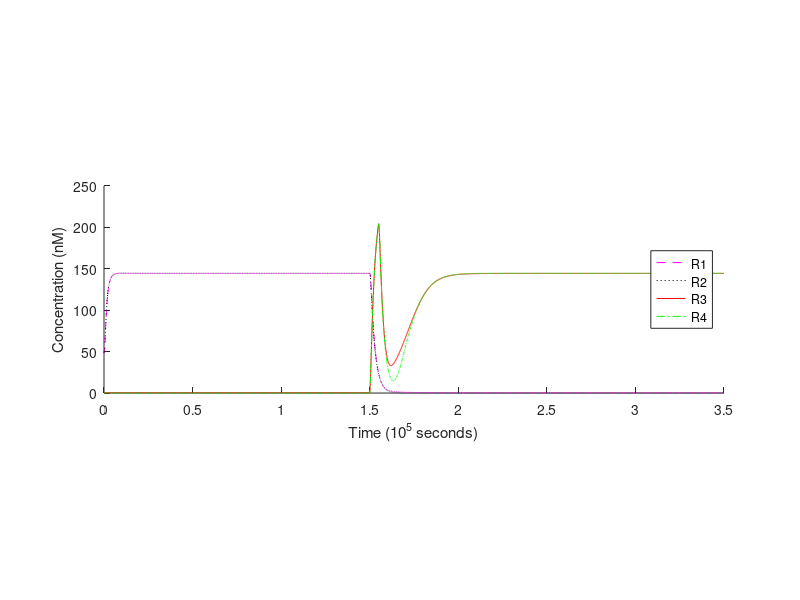
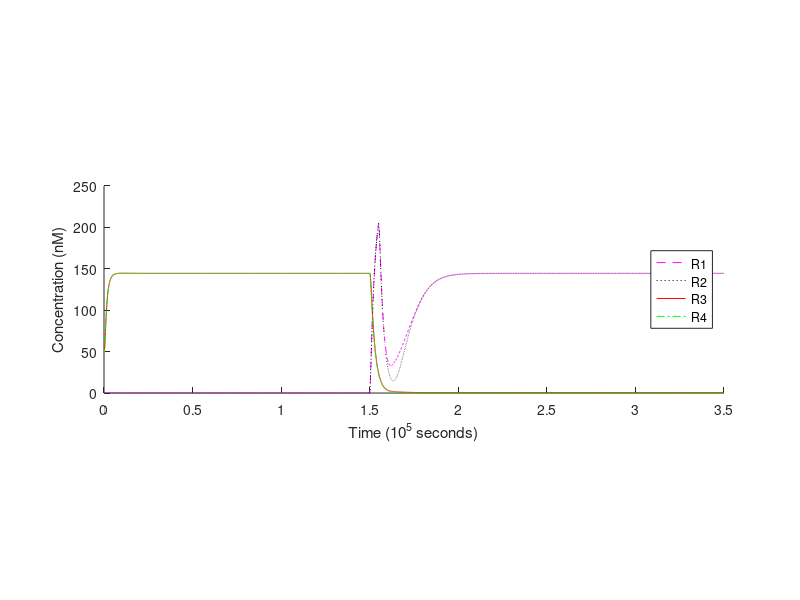
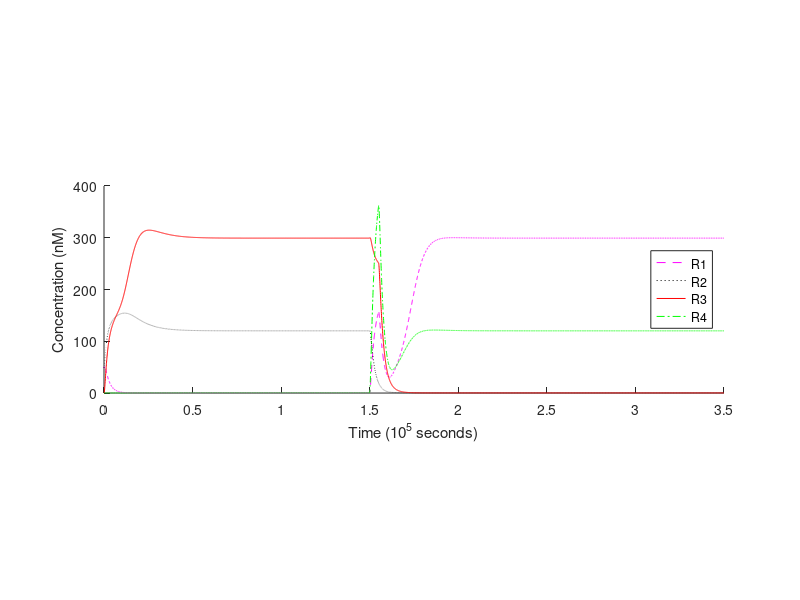
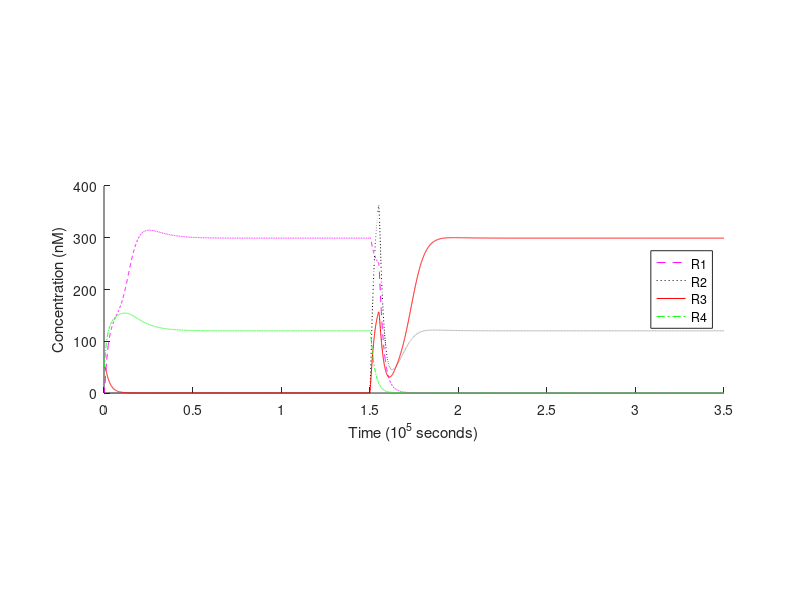

Write the MATLAB code that produced these figures, in order.
% ============================== OCTAVE SETUP ==================================
    clear;
    format long;


% ========================== MODEL REACTION RATES ==============================

    % translation rates (1/s)
    Kt_R1 = 6e-4;
    Kt_R2 = 6e-4;
    Kt_R3 = 6e-4;
    Kt_R4 = 6e-4;

    % mRNA degradation rates (1/s)
    Kd_mR1P1 = 2.5e-3;
    Kd_mR4P1 = 2.5e-3;
    Kd_mR2P2 = 2.5e-3;
    Kd_mR3P2 = 2.5e-3;
    Kd_mR1P3 = 2.5e-3;
    Kd_mR2P4 = 2.5e-3;
    Kd_mR3P5 = 2.5e-3;
    Kd_mR4P6 = 2.5e-3;

    % protein degradation rates (1/s)
    Kd_R1 = 4e-4;
    Kd_R2 = 4e-4;
    Kd_R3 = 4e-4;
    Kd_R4 = 4e-4;

    % maximum/unrepressed transcription rates (M/s)
    Kb_P1 = 4e-10;
    Kb_P2 = 4e-10;
    Kb_P3 = 4e-10;
    Kb_P4 = 4e-10;
    Kb_P5 = 4e-10;
    Kb_P6 = 4e-10;

    % basal/leakage transcription rates (M/s)
    Kc_P1 = 0;
    Kc_P2 = 0;
    Kc_P3 = 0;
    Kc_P4 = 0;
    Kc_P5 = 0;
    Kc_P6 = 0;

    % Hill coefficients (scalar)
    Na_P1 = 1.3;
    Na_P2 = 1.3;
    Nr_R2P1 = 1.3;
    Nr_R4P2 = 1.3;
    Nr_R3P3 = 1.3;
    Nr_R3P4 = 1.3;
    Nr_R4P4 = 1.3;
    Nr_R1P5 = 1.3;
    Nr_R1P6 = 1.3;
    Nr_R2P6 = 1.3;

    % Hill activation constants (M)
    Ka_P1 = 2e-8;
    Ka_P2 = 2e-8;

    % Hill repression constants (M)
    Kr_R2P1 = 6e-10;
    Kr_R4P2 = 6e-10;
    Kr_R3P3 = 6e-10;
    Kr_R3P4 = 6e-10;
    Kr_R4P4 = 6e-10;
    Kr_R1P5 = 6e-10;
    Kr_R1P6 = 6e-10;
    Kr_R2P6 = 6e-10;


% ============================ INPUT PARAMETERS ================================

    % time settings
    dt = 60;                     % 1 minute timesteps
    simulation = 0 : dt : 3.5e5; % simulation length control

    % input vector
    Is = zeros(1, length(simulation));

    % reaction initial conditions for each run
    multiI   = 1e-9 * [0.1, 0.1, 50, 50]; % constant input
    multiR12 = 1e-9 * [50 , 0  , 50, 0 ];
    multiR34 = 1e-9 * [0  , 50 , 0 , 50];

    % trigger hold & release times
    t_hold = 1.5e5 / dt;
    t_release = 1.55e5 / dt;

    % induced decrease in repressor binding affinity used to trigger the switch
    switch_trigger = 6e-10 - 4e-6;

    % save original Hill repression constants
    Kr_R2P1_ori = Kr_R2P1;
    Kr_R4P2_ori = Kr_R4P2;
    Kr_R3P3_ori = Kr_R3P3;
    Kr_R3P4_ori = Kr_R3P4;
    Kr_R4P4_ori = Kr_R4P4;
    Kr_R1P5_ori = Kr_R1P5;
    Kr_R1P6_ori = Kr_R1P6;
    Kr_R2P6_ori = Kr_R2P6;


% =============================== SIMULATION ===================================

    % for each set of parameters, make a simulation run and display its results
    for sim = 1 : length(multiI)

        % set initial state concentrations
        Is(:) = multiI(sim);
        R1 = multiR12(sim);
        R2 = multiR12(sim);
        R3 = multiR34(sim);
        R4 = multiR34(sim);
        mR1P1 = 0e-9;
        mR4P1 = 0e-9;
        mR2P2 = 0e-9;
        mR3P2 = 0e-9;
        mR1P3 = 0e-9;
        mR2P4 = 0e-9;
        mR3P5 = 0e-9;
        mR4P6 = 0e-9;

        % preallocate arrays to store concentrations over time
        R1s = zeros(1, length(simulation));
        R2s = zeros(1, length(simulation));
        R3s = zeros(1, length(simulation));
        R4s = zeros(1, length(simulation));

        % actual simulation
        for t = 1 : length(simulation)

            % store current state
            R1s(t) = R1;
            R2s(t) = R2;
            R3s(t) = R3;
            R4s(t) = R4;

            % change binding following hold or release of switch trigger
            if t >= t_hold && t <= t_release
                if sim == 1 || sim == 3
                    Kr_R1P5 = Kr_R1P5_ori + switch_trigger;
                    Kr_R1P6 = Kr_R1P6_ori + switch_trigger;
                    Kr_R2P1 = Kr_R2P1_ori + switch_trigger;
                    Kr_R2P6 = Kr_R2P6_ori + switch_trigger;
                elseif sim == 2 || sim == 4
                    Kr_R3P3 = Kr_R3P3_ori + switch_trigger;
                    Kr_R3P4 = Kr_R3P4_ori + switch_trigger;
                    Kr_R4P2 = Kr_R4P2_ori + switch_trigger;
                    Kr_R4P4 = Kr_R4P4_ori + switch_trigger;
                endif
            else
                Kr_R2P1 = Kr_R2P1_ori;
                Kr_R4P2 = Kr_R4P2_ori;
                Kr_R3P3 = Kr_R3P3_ori;
                Kr_R3P4 = Kr_R3P4_ori;
                Kr_R4P4 = Kr_R4P4_ori;
                Kr_R1P5 = Kr_R1P5_ori;
                Kr_R1P6 = Kr_R1P6_ori;
                Kr_R2P6 = Kr_R2P6_ori;
            endif

            % common subexpression optimization (used below)
            IsP1 = Is(t)^Na_P1;
            activationP1 = IsP1 / (Ka_P1^Na_P1 + IsP1);
            repressionP1 = 1 / (1 + (R2/Kr_R2P1)^Nr_R2P1);
            IsP2 = Is(t)^Na_P2;
            activationP2 = IsP2 / (Ka_P2^Na_P2 + IsP2);
            repressionP2 = 1 / (1 + (R4/Kr_R4P2)^Nr_R4P2);

            % compute variation
            dR1dt = Kt_R1*(mR1P1 + mR1P3) - Kd_R1*R1;
            dR2dt = Kt_R2*(mR2P2 + mR2P4) - Kd_R2*R2;
            dR3dt = Kt_R3*(mR3P2 + mR3P5) - Kd_R3*R3;
            dR4dt = Kt_R4*(mR4P1 + mR4P6) - Kd_R4*R4;
            dmR1P1dt = Kc_P1 + Kb_P1*activationP1*repressionP1 - Kd_mR1P1*mR1P1;
            dmR4P1dt = Kc_P1 + Kb_P1*activationP1*repressionP1 - Kd_mR4P1*mR4P1;
            dmR2P2dt = Kc_P2 + Kb_P2*activationP2*repressionP2 - Kd_mR2P2*mR2P2;
            dmR3P2dt = Kc_P2 + Kb_P2*activationP2*repressionP2 - Kd_mR3P2*mR3P2;
            dmR1P3dt = Kc_P3 + Kb_P3 * (1 / (1 + (R3/Kr_R3P3)^Nr_R3P3)) - Kd_mR1P3*mR1P3;
            dmR2P4dt = Kc_P4 + Kb_P4 * (1 / (1 + (R3/Kr_R3P4)^Nr_R3P4)) * (1 / (1 + (R4/Kr_R4P4)^Nr_R4P4)) - Kd_mR2P4*mR2P4;
            dmR3P5dt = Kc_P5 + Kb_P5 * (1 / (1 + (R1/Kr_R1P5)^Nr_R1P5)) - Kd_mR3P5*mR3P5;
            dmR4P6dt = Kc_P6 + Kb_P6 * (1 / (1 + (R1/Kr_R1P6)^Nr_R1P6)) * (1 / (1 + (R2/Kr_R2P6)^Nr_R2P6)) - Kd_mR4P6*mR4P6;

            % apply state changes
            R1 += dR1dt * dt;
            R2 += dR2dt * dt;
            R3 += dR3dt * dt;
            R4 += dR4dt * dt;
            mR1P1 += dmR1P1dt * dt;
            mR4P1 += dmR4P1dt * dt;
            mR2P2 += dmR2P2dt * dt;
            mR3P2 += dmR3P2dt * dt;
            mR1P3 += dmR1P3dt * dt;
            mR2P4 += dmR2P4dt * dt;
            mR3P5 += dmR3P5dt * dt;
            mR4P6 += dmR4P6dt * dt;

        endfor

        figure(sim); % plot each graphic separately
        hold on;

        % scale data for easier visualization
        timescale = 1e5;
        quantscale = 1e-9;
        x = simulation / timescale;
        yR1 = R1s / quantscale;
        yR2 = R2s / quantscale;
        yR3 = R3s / quantscale;
        yR4 = R4s / quantscale;

        % plot results
        plot(x,yR1,'--m;R1;', x,yR2,':k;R2;', x,yR3,'-r;R3;', x,yR4,'-.g;R4;');
        pbaspect([1 0.334 1]);
        legend('location', 'east');
        xlabel("Time (10^5 seconds)");
        ylabel("Concentration (nM)");

        hold off;
        print(sim, strcat('switch-full-', num2str(sim), '_.pdf')); % put in the folder the script is run from

    endfor
